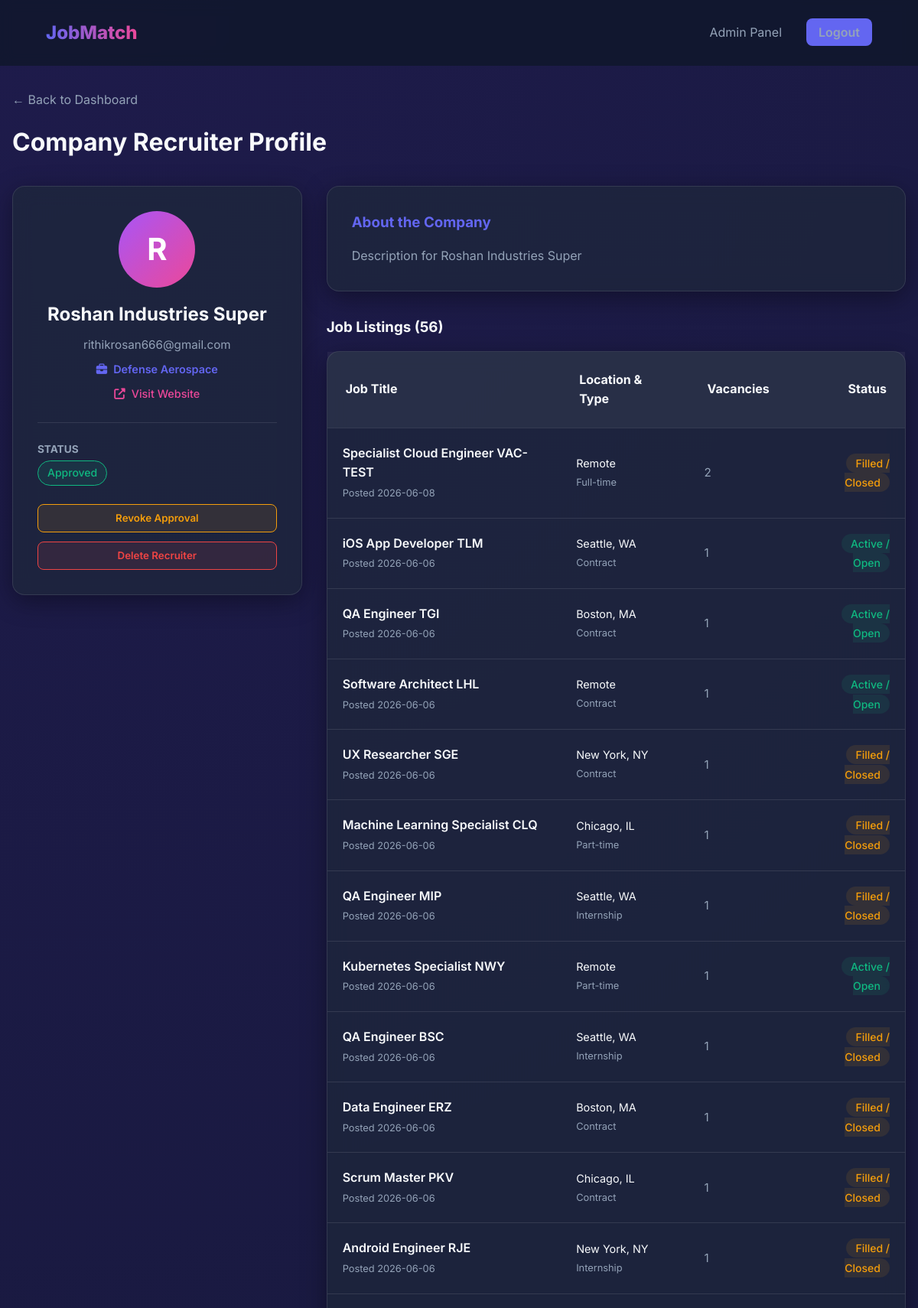
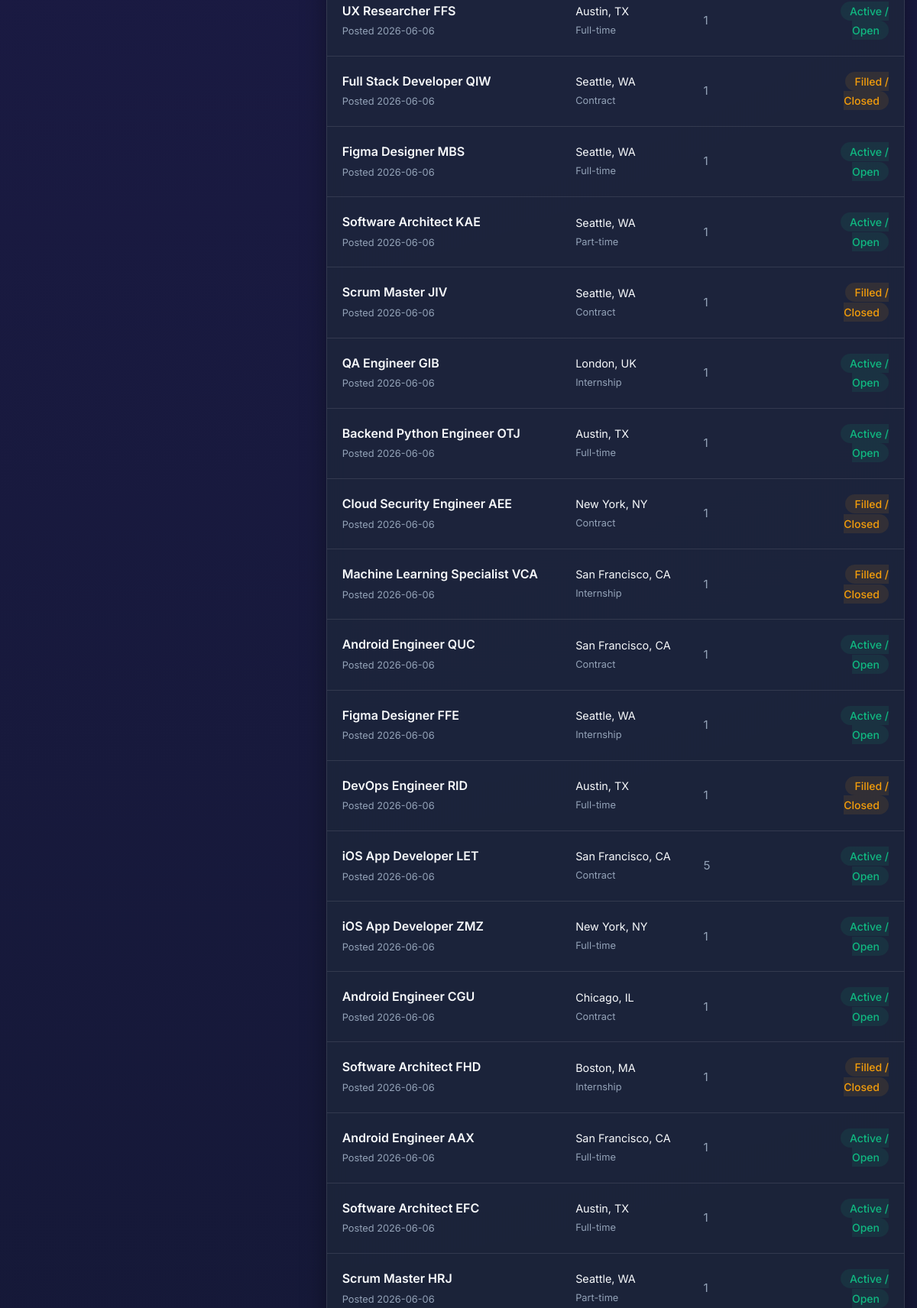
The app's page /admin/recruiter/85 (signed in, upper part) with its own data (2 pictures, top to bottom).
### models.py (models this page shows)
class CompanyProfile(db.Model):
    id = db.Column(db.Integer, primary_key=True)
    recruiter_id = db.Column(db.Integer, db.ForeignKey('user.id'), nullable=False)
    company_name = db.Column(db.String(100), nullable=False)
    logo_path = db.Column(db.String(255))
    website = db.Column(db.String(100))
    industry = db.Column(db.String(100))
    description = db.Column(db.Text)

class User(db.Model, UserMixin):
    id = db.Column(db.Integer, primary_key=True)
    email = db.Column(db.String(120), unique=True, nullable=False)
    password = db.Column(db.String(60), nullable=False)
    role = db.Column(db.String(20), default='candidate') # 'candidate', 'recruiter', or 'admin'
    is_approved = db.Column(db.Boolean, default=True) # Recruiters require admin approval
    profile = db.relationship('UserProfile', backref='user', uselist=False)
    company_profile = db.relationship('CompanyProfile', backref='recruiter', uselist=False)
    applications = db.relationship('Application', backref='user', lazy=True)
    notifications = db.relationship('Notification', backref='user', lazy=True)

class Job(db.Model):
    id = db.Column(db.Integer, primary_key=True)
    title = db.Column(db.String(150), nullable=False)
    company = db.Column(db.String(100), nullable=False)
    description = db.Column(db.Text, nullable=False)
    skills_required = db.Column(db.Text, nullable=False) # Comma-separated
    location = db.Column(db.String(100))
    salary = db.Column(db.String(50))
    job_type = db.Column(db.String(50), default='Full-time') # Full-time, Internship, etc.
    experience_level = db.Column(db.String(50), default='Entry-level') # Junior, Senior, etc.
    posted_at = db.Column(db.DateTime, default=datetime.utcnow)
    is_active = db.Column(db.Boolean, default=True)
    posted_by = db.Column(db.Integer, db.ForeignKey('user.id'), nullable=True)
    vacancies = db.Column(db.Integer, default=1, nullable=False)
    @property
    def is_filled(self):
        from models import Application
        filled_count = Application.query.filter(
            Application.job_id == self.id,
            Application.status.in_(['Appointed', 'Selected'])
        ).count()
        return filled_count >= self.vacancies

### main.py (the view)
@app.route("/admin/recruiter/<int:recruiter_id>")
@login_required
def admin_recruiter_profile(recruiter_id):
    if current_user.role != 'admin':
        flash('Access denied!', 'danger')
        return redirect(url_for('dashboard'))
    recruiter = User.query.get_or_404(recruiter_id)
    if recruiter.role != 'recruiter':
        flash('Invalid user type.', 'danger')
        return redirect(url_for('admin_dashboard'))
    jobs = Job.query.filter_by(posted_by=recruiter.id).order_by(Job.posted_at.desc()).all()
    return render_template('admin/recruiter_profile.html', recruiter=recruiter, jobs=jobs)

### main.py (called while the page is built)
@login_manager.user_loader
def load_user(user_id):
    return User.query.get(int(user_id))

### templates/admin/recruiter_profile.html (shortened to what this page needs)
{% extends "base.html" %}
{% block content %}
<div class="container">
    <div style="margin-bottom: 2rem;">
        <a href="{{ url_for('admin_dashboard') }}" style="color: var(--text-secondary); text-decoration: none;">&larr; Back to Dashboard</a>
        <h1 style="margin-top: 1rem;">Company Recruiter <span>Profile</span></h1>
    </div>
    <div style="display: grid; grid-template-columns: 1fr 2fr; gap: 2rem; margin-bottom: 2rem;">
        <div class="glass-card" style="padding: 2rem; height: fit-content;">
            <div style="text-align: center; margin-bottom: 1.5rem;">
                <div style="width: 100px; height: 100px; background: linear-gradient(135deg, #a855f7, var(--secondary)); border-radius: 50%; display: flex; align-items: center; justify-content: center; margin: 0 auto 1rem auto; font-size: 2.5rem; color: white; font-weight: 700; text-transform: uppercase;">
                    {{ (recruiter.company_profile.company_name or 'C')[0] }}
                </div>
                <h2 style="color: var(--text-primary); margin-bottom: 0.5rem;">{{ recruiter.company_profile.company_name or 'Unnamed Company' }}</h2>
                <p style="color: var(--text-secondary); font-size: 0.95rem;">{{ recruiter.email }}</p>
                {% if recruiter.company_profile.industry %}
                <p style="color: var(--primary); font-weight: 600; margin-top: 0.5rem; font-size: 0.9rem;">
                    <i class="fas fa-briefcase" style="margin-right: 0.5rem;"></i>{{ recruiter.company_profile.industry }}
                </p>
                {% endif %}
                {% if recruiter.company_profile.website %}
                <p style="margin-top: 0.5rem;">
                    <a href="{{ recruiter.company_profile.website }}" target="_blank" style="color: var(--secondary); text-decoration: none; font-size: 0.9rem; font-weight: 500;">
                        <i class="fas fa-external-link-alt" style="margin-right: 0.5rem;"></i>Visit Website
                    </a>
                </p>
                {% endif %}
            </div>
            <div style="border-top: 1px solid var(--glass-border); padding-top: 1.5rem; margin-top: 1.5rem; display: flex; flex-direction: column; gap: 1rem;">
                <div>
                    <h4 style="color: var(--text-secondary); margin-bottom: 0.25rem; font-size: 0.85rem; text-transform: uppercase;">Status</h4>
                    {% if recruiter.is_approved %}
                    <span class="badge" style="background: rgba(16, 185, 129, 0.1); color: var(--accent-success); border: 1px solid var(--accent-success); display: inline-block;">Approved</span>
                    {% else %}
                    <span class="badge" style="background: rgba(245, 158, 11, 0.1); color: var(--accent-warning); border: 1px solid var(--accent-warning); display: inline-block;">Pending Approval</span>
                    {% endif %}
                </div>
                <div style="display: flex; flex-direction: column; gap: 0.75rem; margin-top: 0.5rem;">
                    {% if recruiter.is_approved %}
                    <form action="{{ url_for('admin_disapprove_recruiter', recruiter_id=recruiter.id) }}" method="POST" style="width: 100%;">
                        <button type="submit" class="btn" style="width: 100%; padding: 0.6rem; background: rgba(245, 158, 11, 0.1); color: var(--accent-warning); border: 1px solid var(--accent-warning);">Revoke Approval</button>
                    </form>
                    {% endif %}
                    <form action="{{ url_for('admin_delete_recruiter', recruiter_id=recruiter.id) }}" method="POST" style="width: 100%;" onsubmit="return confirm('Are you sure you want to permanently delete this recruiter account and all associated jobs and applications?');">
                        <button type="submit" class="btn" style="width: 100%; padding: 0.6rem; background: rgba(239, 68, 68, 0.1); color: #ef4444; border: 1px solid #ef4444;">Delete Recruiter</button>
                    </form>
                </div>
            </div>
        </div>
        <div style="display: flex; flex-direction: column; gap: 2rem;">
            <div class="glass-card" style="padding: 2rem;">
                <h3 style="color: var(--primary); margin-bottom: 1rem;">About the Company</h3>
                {% if recruiter.company_profile.description %}
                    <p style="color: var(--text-secondary); line-height: 1.6; white-space: pre-line;">{{ recruiter.company_profile.description }}</p>
                {% else %}
                    <p style="font-style: italic; color: var(--text-secondary);">No company description provided.</p>
                {% endif %}
            </div>
            <div>
                <h3 style="margin-bottom: 1rem;">Job Listings ({{ jobs|length }})</h3>
                <div class="glass-card" style="padding: 0;">
                    <table style="width: 100%; border-collapse: collapse; text-align: left;">
                        <thead>
                            <tr style="background: rgba(255,255,255,0.05); border-bottom: 1px solid var(--glass-border);">
                                <th style="padding: 1.5rem;">Job Title</th>
                                <th style="padding: 1.5rem;">Location & Type</th>
                                <th style="padding: 1.5rem;">Vacancies</th>
                                <th style="padding: 1.5rem; text-align: right;">Status</th>
                            </tr>
                        </thead>
                        <tbody>
                            {% for job in jobs %}
                            <tr style="border-bottom: 1px solid var(--glass-border); transition: 0.3s;" onmouseover="this.style.background='rgba(255,255,255,0.02)'" onmouseout="this.style.background='transparent'">
                                <td style="padding: 1.25rem;">
                                    <span style="display: block; font-weight: 600;">{{ job.title }}</span>
                                    <span style="font-size: 0.8rem; color: var(--text-secondary);">Posted {{ job.posted_at.strftime('%Y-%m-%d') }}</span>
                                </td>
                                <td style="padding: 1.25rem;">
                                    <span style="display: block; font-size: 0.9rem;">{{ job.location }}</span>
                                    <span style="font-size: 0.8rem; color: var(--text-secondary);">{{ job.job_type }}</span>
                                </td>
                                <td style="padding: 1.25rem; color: var(--text-secondary); font-size: 0.95rem;">
                                    {{ job.vacancies }}
                                </td>
                                <td style="padding: 1.25rem; text-align: right;">
                                    {% if job.is_filled %}
                                    <span class="badge" style="background: rgba(245, 158, 11, 0.1); color: var(--accent-warning);">Filled / Closed</span>
                                    {% elif job.is_active %}
                                    <span class="badge" style="background: rgba(16, 185, 129, 0.1); color: var(--accent-success);">Active / Open</span>
                                    {% else %}
                                    <span class="badge" style="background: rgba(255, 255, 255, 0.05); color: var(--text-secondary);">Inactive</span>
                                    {% endif %}
                                </td>
                            </tr>
                            {% else %}
                            <tr>
                                <td colspan="4" style="padding: 3rem; text-align: center; color: var(--text-secondary);">No job listings posted by this recruiter.</td>
                            </tr>
                            {% endfor %}
                        </tbody>
                    </table>
                </div>
            </div>
        </div>
    </div>
</div>
{% endblock %}

### static/css/style.css (style rules this page uses)
:root { --primary: #6366f1; --primary-hover: #4f46e5; --secondary: #ec4899; --bg-dark: #0f172a; --card-bg: rgba(30, 41, 59, 0.7); --glass-border: rgba(255, 255, 255, 0.1); --text-primary: #f8fafc; --text-secondary: #94a3b8; --accent-success: #10b981; --accent-warning: #f59e0b; }
* { margin: 0; padding: 0; box-sizing: border-box; font-family: 'Inter', sans-serif; }
body { background: radial-gradient(circle at top left, #1e1b4b, #0f172a); color: var(--text-primary); min-height: 100vh; line-height: 1.6; }
.glass-card { background: var(--card-bg); backdrop-filter: blur(12px); -webkit-backdrop-filter: blur(12px); border: 1px solid var(--glass-border); border-radius: 1rem; padding: 2rem; box-shadow: 0 8px 32px 0 rgba(0, 0, 0, 0.37); }
.btn { padding: 0.75rem 1.5rem; border-radius: 0.5rem; border: none; cursor: pointer; font-weight: 600; transition: transform 0.2s, background 0.3s; }
.container { max-width: 1200px; margin: 2rem auto; padding: 0 1rem; }
.badge { padding: 0.25rem 0.75rem; border-radius: 9999px; font-size: 0.875rem; font-weight: 500; }
.glass-card { animation: fadeIn 0.4s ease-out; }
tr { transition: background-color 0.3s ease; }

### records on screen
CompanyProfile: company_name "R", company_profile "Roshan Industries Super", company_profile.industry "Defense Aerospace", company_profile.description "Description for Roshan Industries Super"
User: email "rithikrosan666@gmail.com"
Job: title "Specialist Cloud Engineer VAC-TEST", posted_at "2026-06-08", location "Remote", job_type "Full-time", vacancies "2", shows "Filled / Closed"
Job: title "iOS App Developer TLM", posted_at "2026-06-06", location "Seattle, WA", job_type "Contract", vacancies "1", is_active "Active / Open"
Job: title "QA Engineer TGI", posted_at "2026-06-06", location "Boston, MA", job_type "Contract", vacancies "1", is_active "Active / Open"
Job: title "Software Architect LHL", posted_at "2026-06-06", location "Remote", job_type "Contract", vacancies "1", is_active "Active / Open"
Job: title "UX Researcher SGE", posted_at "2026-06-06", location "New York, NY", job_type "Contract", vacancies "1", shows "Filled / Closed"
Job: title "Machine Learning Specialist CLQ", posted_at "2026-06-06", location "Chicago, IL", job_type "Part-time", vacancies "1", shows "Filled / Closed"
Job: title "QA Engineer MIP", posted_at "2026-06-06", location "Seattle, WA", job_type "Internship", vacancies "1", shows "Filled / Closed"
Job: title "Kubernetes Specialist NWY", posted_at "2026-06-06", location "Remote", job_type "Part-time", vacancies "1", is_active "Active / Open"
Job: title "QA Engineer BSC", posted_at "2026-06-06", location "Seattle, WA", job_type "Internship", vacancies "1", shows "Filled / Closed"
Job: title "Data Engineer ERZ", posted_at "2026-06-06", location "Boston, MA", job_type "Contract", vacancies "1", shows "Filled / Closed"
Job: title "Scrum Master PKV", posted_at "2026-06-06", location "Chicago, IL", job_type "Contract", vacancies "1", shows "Filled / Closed"
Job: title "Android Engineer RJE", posted_at "2026-06-06", location "New York, NY", job_type "Internship", vacancies "1", shows "Filled / Closed"
Job: title "UX Researcher FFS", posted_at "2026-06-06", location "Austin, TX", job_type "Full-time", vacancies "1", is_active "Active / Open"
Job: title "Full Stack Developer QIW", posted_at "2026-06-06", location "Seattle, WA", job_type "Contract", vacancies "1", shows "Filled / Closed"
Job: title "Figma Designer MBS", posted_at "2026-06-06", location "Seattle, WA", job_type "Full-time", vacancies "1", is_active "Active / Open"
Job: title "Software Architect KAE", posted_at "2026-06-06", location "Seattle, WA", job_type "Part-time", vacancies "1", is_active "Active / Open"
Job: title "Scrum Master JIV", posted_at "2026-06-06", location "Seattle, WA", job_type "Contract", vacancies "1", shows "Filled / Closed"
Job: title "QA Engineer GIB", posted_at "2026-06-06", location "London, UK", job_type "Internship", vacancies "1", is_active "Active / Open"
Job: title "Backend Python Engineer OTJ", posted_at "2026-06-06", location "Austin, TX", job_type "Full-time", vacancies "1", is_active "Active / Open"
Job: title "Cloud Security Engineer AEE", posted_at "2026-06-06", location "New York, NY", job_type "Contract", vacancies "1", shows "Filled / Closed"
Job: title "Machine Learning Specialist VCA", posted_at "2026-06-06", location "San Francisco, CA", job_type "Internship", vacancies "1", shows "Filled / Closed"
Job: title "Android Engineer QUC", posted_at "2026-06-06", location "San Francisco, CA", job_type "Contract", vacancies "1", is_active "Active / Open"
Job: title "Figma Designer FFE", posted_at "2026-06-06", location "Seattle, WA", job_type "Internship", vacancies "1", is_active "Active / Open"
Job: title "DevOps Engineer RID", posted_at "2026-06-06", location "Austin, TX", job_type "Full-time", vacancies "1", shows "Filled / Closed"
Job: title "iOS App Developer LET", posted_at "2026-06-06", location "San Francisco, CA", job_type "Contract", vacancies "5", is_active "Active / Open"
Job: title "iOS App Developer ZMZ", posted_at "2026-06-06", location "New York, NY", job_type "Full-time", vacancies "1", is_active "Active / Open"
Job: title "Android Engineer CGU", posted_at "2026-06-06", location "Chicago, IL", job_type "Contract", vacancies "1", is_active "Active / Open"
Job: title "Software Architect FHD", posted_at "2026-06-06", location "Boston, MA", job_type "Internship", vacancies "1", shows "Filled / Closed"
Job: title "Android Engineer AAX", posted_at "2026-06-06", location "San Francisco, CA", job_type "Full-time", vacancies "1", is_active "Active / Open"
Job: title "Software Architect EFC", posted_at "2026-06-06", location "Austin, TX", job_type "Full-time", vacancies "1", is_active "Active / Open"
Job: title "Scrum Master HRJ", posted_at "2026-06-06", location "Seattle, WA", job_type "Part-time", vacancies "1", is_active "Active / Open"

### other values on screen
{{ jobs|length }} "56"
